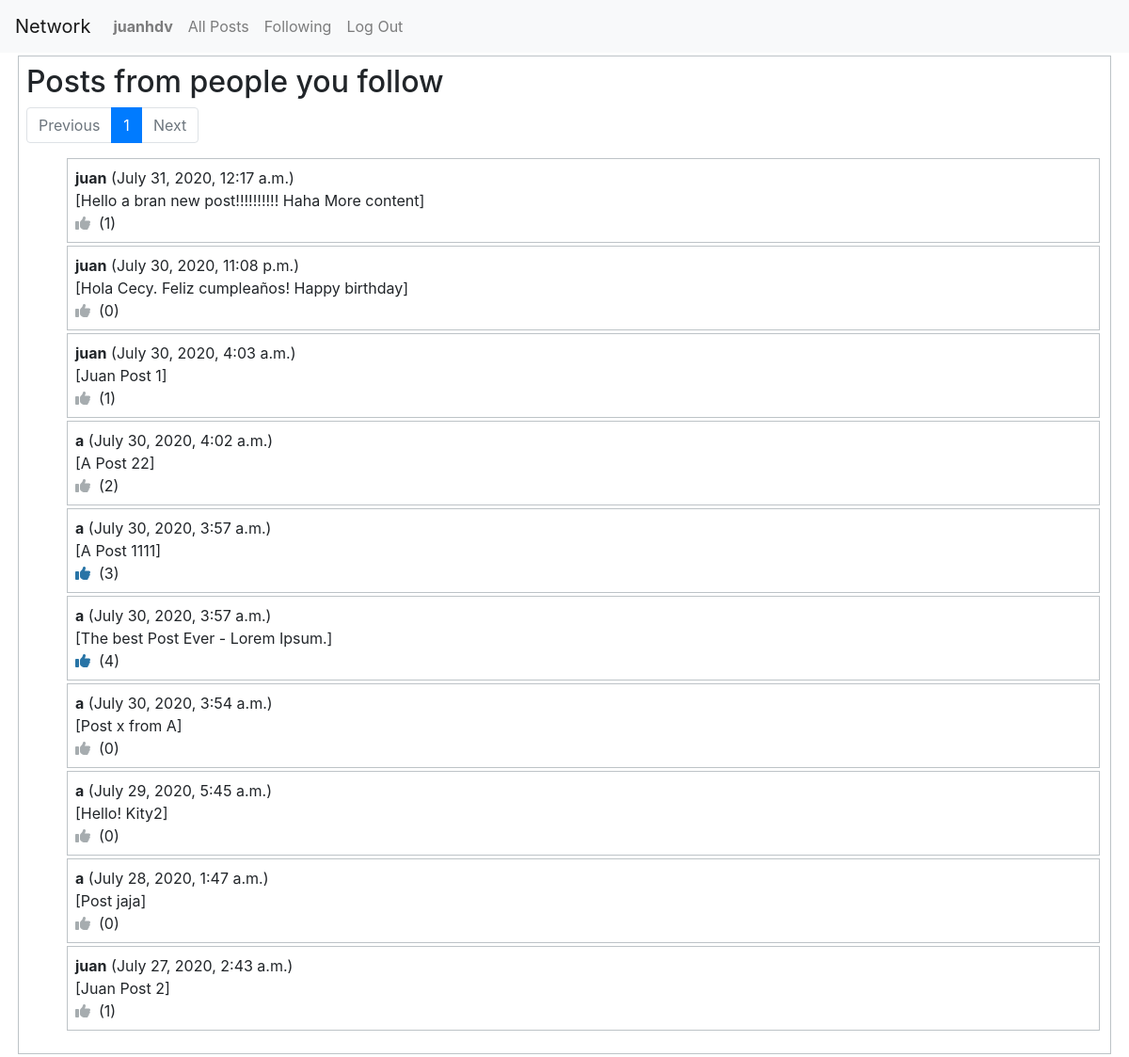
The page /following (signed in) on the database its author committed.
### network/models.py (models this page shows, shortened)
class User(AbstractUser):
	likes = models.ManyToManyField('Post',related_name="fans") # Likes & fans
	follows = models.ManyToManyField('self',symmetrical=False,related_name="followers")

class Post(models.Model):
	author = models.ForeignKey(User, on_delete=models.CASCADE) # One User relates to Many Posts
	datetime = models.DateTimeField(auto_now=False, auto_now_add=True) # default=timezone.now
	content = models.CharField(max_length=280) # Like twitter length
	totallikes = models.IntegerField(default=0)

### network/views.py (the view)
# urls.py: path("following", views.following, name="following")
def following(request):
    usrCurrent = User.objects.get(username=request.user.username) # Get current user object
    following = usrCurrent.follows.all() # List of people the current user is following
    followingPosts = Post.objects.filter (author__in=following).order_by(F('datetime').desc()) # Get the posts from people user is following
    paginator = Paginator(followingPosts, CONST_linesPerPage) # Show CONST_linesPerPage lines per page.
    return render(request, "network/following.html",{
        "currentUsername" : request.user.username,
        "page_obj": paginator.get_page(request.GET.get('page')),
        "numpages_plus_one": paginator.num_pages+1,
        "likes": [post.id for post in usrCurrent.likes.all()] # Current user likes
    })

### network/templatetags/range.py (called while the page is built)
@register.filter(name='range')
def filter_range(start, end):
	return range(start, end)

### network/templates/network/following.html (shortened to what this page needs)
{% extends "network/listposts.html" %}
{% block title_body %}Posts from people you follow{% endblock %}

### network/templates/network/listposts.html (shortened to what this page needs)
{% extends "network/layout.html" %}
{% load range %}
{% block body %}
<div class=bordered>
	<h2>{% block title_body %}{% endblock %}</h2>
	<nav aria-label="post navigation all">
	  <ul class="pagination">
	  	{% if page_obj.has_previous %}
	    <li class="page-item"> <a class="page-link" href="?page={{ page_obj.previous_page_number }}">Previous</a></li>
	    {% else %}
	    <li class="page-item disabled"> <span class="page-link">Previous</span></li>
	    {% endif %}
	    {% for k in 1|range:numpages_plus_one %}
	  	    {% if k == page_obj.number %}
		    <li class="page-item active" aria-current="page"><a class="page-link" href="#">{{ k }}<span class="sr-only">(current)</span></a></li>
		    {% else %}
		    <li class="page-item"><a class="page-link" href="?page={{ k }}">{{ k }}</a></li>
		    {% endif %}
	    {% endfor %}
        {% if page_obj.has_next %}
	    <li class="page-item"><a class="page-link" href="?page={{ page_obj.next_page_number }}">Next</a></li>
	    {% else %}
	    <li class="page-item disabled"><span class="page-link">Next</span></a></li>
	    {% endif %}
	  </ul>
	</nav>
	{% if page_obj %}
	<ul>
	{% for p in page_obj %}
		<li class="bordered">
			<div>
				<strong>{{ p.author.username }}</strong> ({{ p.datetime }})
			{% if p.author.username == currentUsername %}
				<span class="spanEdit" data-id="{{p.pk}}">Edit</span>&nbsp;
				<div id="txt{{p.pk}}">
				{{ p.content }}
				</div>
				<input id="btn{{p.pk}}" class="btn btn-primary" type="button" value="Save" style="display: none">
			{% else %}
				<div>
				[{{ p.content }}]
				</div>
			{% endif %}
				<i class="fas fa-thumbs-up likeIcon {% if p.pk in likes %}enabled{% else %}disabled{% endif %}" data-id="{{p.pk}}"></i>
				&nbsp;<span id="likes{{p.pk}}" class="totalLikes">({{ p.totallikes }})</span>
			</div>
		</li>
	{% endfor %}
	</ul>
	{% else %}
	<strong>There are not posts.</strong>
	{% endif %}
</div>
{% endblock %}

### network/templates/network/layout.html (shortened to what this page needs)
{% load static %}
<!DOCTYPE html>
<html lang="en">
    <head>
        <link rel="stylesheet" href="https://stackpath.bootstrapcdn.com/bootstrap/4.4.1/css/bootstrap.min.css">
        <link rel="stylesheet" href="{% static 'network/styles.css' %}">
    </head>
    <body>
        <nav class="navbar navbar-expand-lg navbar-light bg-light">
            <a class="navbar-brand" href="#">Network</a>
            <div>
              <ul class="navbar-nav mr-auto">
                {% if user.is_authenticated %}
                    <li class="nav-item">
                        <a class="nav-link" href="{% url 'profile' %}"><strong>{{ user.username }}</strong></a>
                    </li>
                {% endif %}
                <li class="nav-item">
                  <a class="nav-link" href="{% url 'index' %}">All Posts</a>
                </li>
                {% if user.is_authenticated %}
                    <li class="nav-item">
                        <a class="nav-link" href="{% url 'following' %}">Following</a>
                    </li>
                    <li class="nav-item">
                        <a class="nav-link" href="{% url 'logout' %}">Log Out</a>
                    </li>
                {% endif %}
              </ul>
            </div>
          </nav>
        <div class="body">
            {% block body %}
            {% endblock %}
        </div>
    </body>
</html>

### network/static/network/styles.css (style rules this page uses)
ul > li.bordered { list-style-type: none; }
.body { margin: 0 1em; }
.bordered { padding: 0.5em; margin: 3px; border: 1px solid #bdc3c7; }
.likeIcon { cursor: pointer; }
.likeIcon.enabled { color: #2874a6;; }
.likeIcon.disabled { color:#a6acaf; }

### rows shown on the page
User: username "juanhdv"
Post: author.username "juan", datetime "July 31, 2020, 12:17 a.m.", content "Hello a bran new post!!!!!!!!!! Haha More content", totallikes "1"
Post: author.username "juan", datetime "July 30, 2020, 11:08 p.m.", content "Hola Cecy. Feliz cumpleaños! Happy birthday", totallikes "0"
Post: author.username "juan", datetime "July 30, 2020, 4:03 a.m.", content "Juan Post 1", totallikes "1"
Post: author.username "a", datetime "July 30, 2020, 4:02 a.m.", content "A Post 22", totallikes "2"
Post: author.username "a", datetime "July 30, 2020, 3:57 a.m.", content "A Post 1111", totallikes "3"
Post: author.username "a", datetime "July 30, 2020, 3:57 a.m.", content "The best Post Ever - Lorem Ipsum.", totallikes "4"
Post: author.username "a", datetime "July 30, 2020, 3:54 a.m.", content "Post x from A", totallikes "0"
Post: author.username "a", datetime "July 29, 2020, 5:45 a.m.", content "Hello! Kity2", totallikes "0"
Post: author.username "a", datetime "July 28, 2020, 1:47 a.m.", content "Post jaja", totallikes "0"
Post: author.username "juan", datetime "July 27, 2020, 2:43 a.m.", content "Juan Post 2", totallikes "1"

### other values the page prints
{{ k }} "1"
